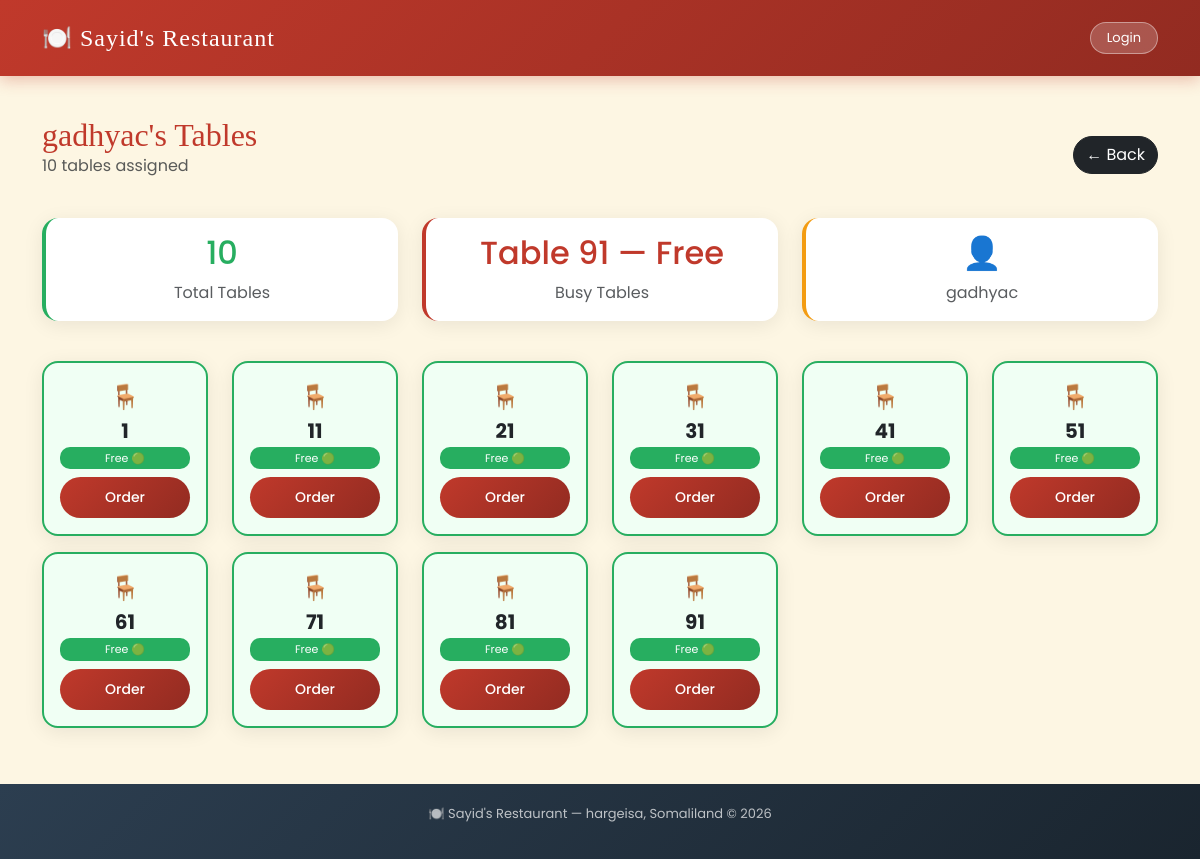
The app's page /waiter/gadhyac/, older data.
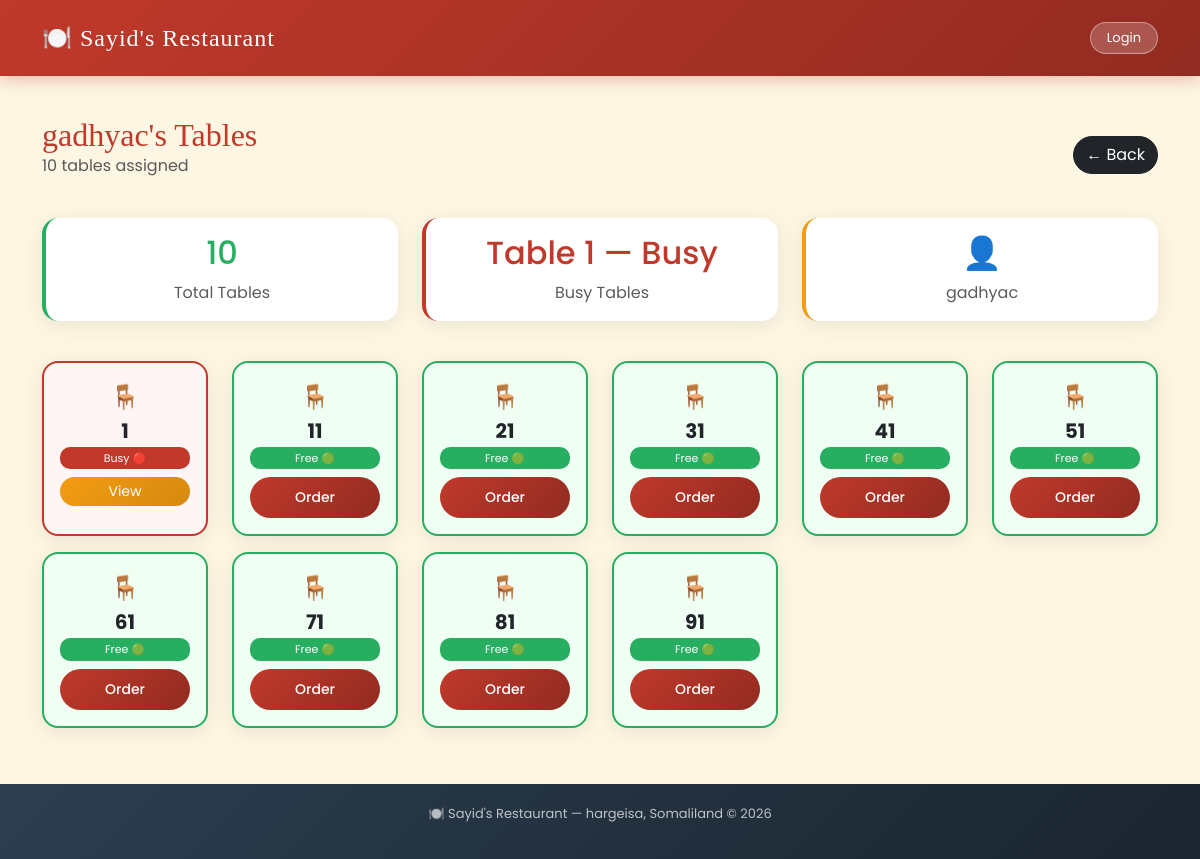
The same page, newer data.
### menu/models.py (models this page shows)
class Table(models.Model):
    number = models.IntegerField(unique=True)
    is_busy = models.BooleanField(default=False)
    waiter = models.ForeignKey(
        'auth.User',
        on_delete=models.SET_NULL,
        null=True,
        blank=True
    )
    def __str__(self):
        status = "Busy" if self.is_busy else "Free"
        return f"Table {self.number} — {status}"

### menu/views.py (the view)
# urls.py: path('waiter/<str:username>/', views.waiter_tables, name='waiter_tables'),
def waiter_tables(request, username):
    from django.contrib.auth.models import User
    waiter = User.objects.get(username=username)
    tables = Table.objects.filter(waiter=waiter)
    return render(request, 'menu/waiter_tables.html', {
        'tables': tables,
        'waiter': waiter
    })

### menu/templates/menu/waiter_tables.html (shortened to what this page needs)
{% extends 'base.html' %}
{% block content %}
<div class="d-flex justify-content-between align-items-center mb-4">
    <div>
        <h2 class="page-title mb-0">{{ waiter.username }}'s Tables</h2>
        <p class="text-muted">{{ tables.count }} tables assigned</p>
    </div>
    <a href="/dashboard/" class="btn btn-dark">← Back</a>
</div>
<div class="row mb-4">
    <div class="col-md-4 mb-3">
        <div class="card p-3 text-center" style="border-left: 4px solid #27ae60;">
            <h2 style="color:#27ae60;">{{ tables.count }}</h2>
            <p class="text-muted mb-0">Total Tables</p>
        </div>
    </div>
    <div class="col-md-4 mb-3">
        <div class="card p-3 text-center" style="border-left: 4px solid #c0392b;">
            <h2 style="color:#c0392b;">
                {% with busy=tables|length %}
                {{ tables|dictsort:"is_busy"|last }}
                {% endwith %}
            </h2>
            <p class="text-muted mb-0">Busy Tables</p>
        </div>
    </div>
    <div class="col-md-4 mb-3">
        <div class="card p-3 text-center" style="border-left: 4px solid #f39c12;">
            <h2 style="color:#f39c12;">👤</h2>
            <p class="text-muted mb-0">{{ waiter.username }}</p>
        </div>
    </div>
</div>
<div class="row">
{% for table in tables %}
<div class="col-md-2 col-4 mb-3">
    <div class="card text-center p-3 h-100"
         style="border: 2px solid {% if table.is_busy %}#c0392b{% else %}#27ae60{% endif %};
                background: {% if table.is_busy %}#fff5f5{% else %}#f0fff4{% endif %};">
        <div style="font-size: 24px;">🪑</div>
        <h5 class="mt-1 mb-1 fw-bold">{{ table.number }}</h5>
        <span style="font-size:11px; padding:3px 8px; border-radius:10px;
                     background:{% if table.is_busy %}#c0392b{% else %}#27ae60{% endif %};
                     color:white;">
            {% if table.is_busy %}Busy 🔴{% else %}Free 🟢{% endif %}
        </span>
        <a href="/take-order/{{ table.number }}/?waiter={{ waiter.username }}"
           class="btn btn-sm mt-2 {% if table.is_busy %}btn-warning{% else %}btn-primary{% endif %}">
            {% if table.is_busy %}View{% else %}Order{% endif %}
        </a>
    </div>
</div>
{% endfor %}
</div>
{% endblock %}

Row changes from the older to the newer data that the page shows:
changed Table: is_busy+number "Table 91 — Free" → "Table 1 — Busy"; is_busy "Free 🟢 Order" → "Busy 🔴 View"
